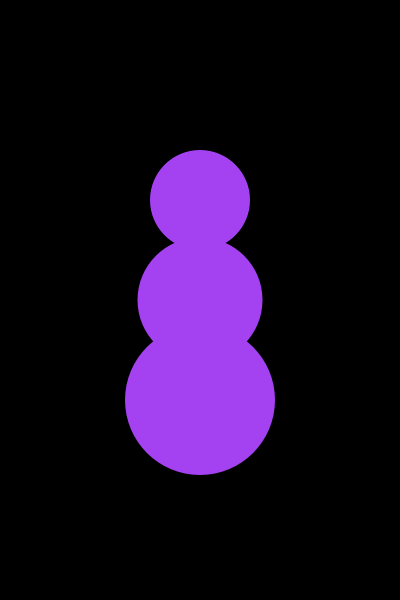
Frame 1 (no input)
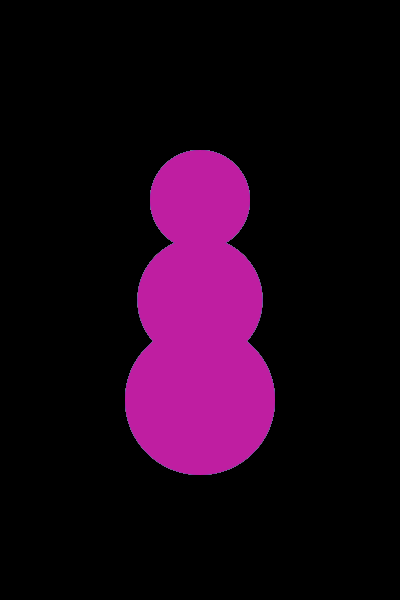
Frame 60 (the mouse pressed at the canvas centre just before this capture)
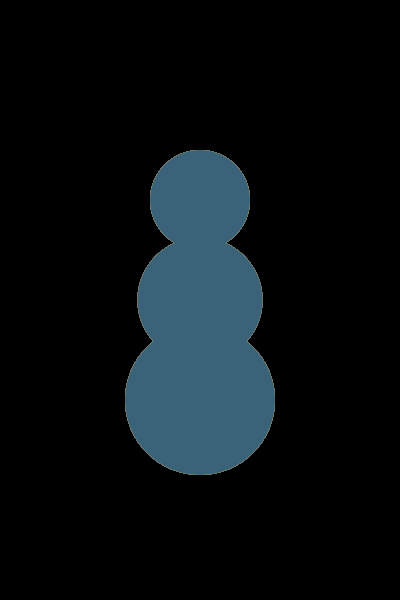
Frame 120 (the mouse held since frame 60 and released just before this capture)

The Processing sketch that drew these frames (run headless with seeded random() and noise(); from frame 60 on, the mouse is pressed at the canvas centre):

// Processing sketch: processing_124682
// ── processing_124682.pde

void setup()
{
 size(400,600);
background(0); 
}
 
void draw()
{
 noStroke();
 fill(random(255),random(255),random(255));
 ellipse(200,400, 150,150);
 ellipse(200, 300, 125,125);
ellipse(200,200, 100,100);


 
}
